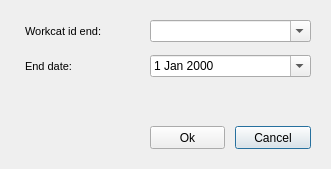
<?xml version="1.0" encoding="UTF-8"?>
<ui version="4.0">
 <class>arc_divide</class>
 <widget class="QDialog" name="arc_divide">
  <property name="geometry">
   <rect>
    <x>0</x>
    <y>0</y>
    <width>331</width>
    <height>169</height>
   </rect>
  </property>
  <property name="windowTitle">
   <string>Arv divide</string>
  </property>
  <widget class="QPushButton" name="btn_cancel">
   <property name="geometry">
    <rect>
     <x>235</x>
     <y>126</y>
     <width>76</width>
     <height>23</height>
    </rect>
   </property>
   <property name="text">
    <string>Cancel</string>
   </property>
  </widget>
  <widget class="QPushButton" name="btn_accept">
   <property name="geometry">
    <rect>
     <x>150</x>
     <y>126</y>
     <width>75</width>
     <height>23</height>
    </rect>
   </property>
   <property name="text">
    <string>Ok</string>
   </property>
  </widget>
  <widget class="QLabel" name="label_workcat_id_end">
   <property name="geometry">
    <rect>
     <x>25</x>
     <y>20</y>
     <width>96</width>
     <height>22</height>
    </rect>
   </property>
   <property name="font">
    <font>
     <pointsize>8</pointsize>
    </font>
   </property>
   <property name="frameShape">
    <enum>QFrame::NoFrame</enum>
   </property>
   <property name="frameShadow">
    <enum>QFrame::Raised</enum>
   </property>
   <property name="text">
    <string>Workcat id end:</string>
   </property>
   <property name="textFormat">
    <enum>Qt::AutoText</enum>
   </property>
   <property name="scaledContents">
    <bool>false</bool>
   </property>
   <property name="margin">
    <number>3</number>
   </property>
  </widget>
  <widget class="QLabel" name="label_enddate">
   <property name="geometry">
    <rect>
     <x>25</x>
     <y>55</y>
     <width>96</width>
     <height>22</height>
    </rect>
   </property>
   <property name="font">
    <font>
     <pointsize>8</pointsize>
    </font>
   </property>
   <property name="frameShape">
    <enum>QFrame::NoFrame</enum>
   </property>
   <property name="frameShadow">
    <enum>QFrame::Raised</enum>
   </property>
   <property name="text">
    <string>End date:</string>
   </property>
   <property name="textFormat">
    <enum>Qt::AutoText</enum>
   </property>
   <property name="scaledContents">
    <bool>false</bool>
   </property>
   <property name="margin">
    <number>3</number>
   </property>
  </widget>
  <widget class="QComboBox" name="workcat_id_end">
   <property name="geometry">
    <rect>
     <x>150</x>
     <y>20</y>
     <width>161</width>
     <height>22</height>
    </rect>
   </property>
   <property name="contextMenuPolicy">
    <enum>Qt::CustomContextMenu</enum>
   </property>
   <property name="editable">
    <bool>true</bool>
   </property>
  </widget>
  <widget class="QDateEdit" name="enddate">
   <property name="geometry">
    <rect>
     <x>150</x>
     <y>55</y>
     <width>161</width>
     <height>22</height>
    </rect>
   </property>
   <property name="calendarPopup">
    <bool>true</bool>
   </property>
  </widget>
 </widget>
 <resources/>
 <connections/>
</ui>
